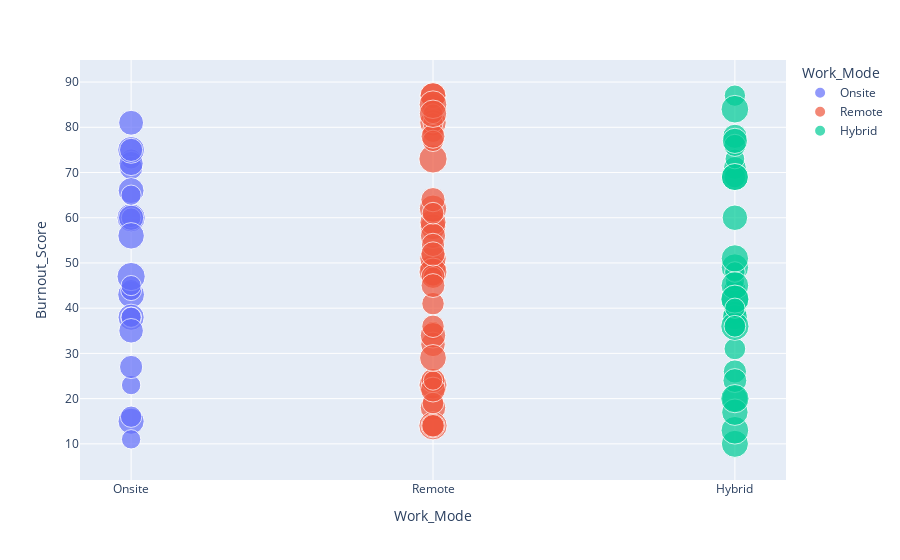

Source (notebook cell):
### Code cell
import plotly.express as px
fig = px.scatter(df, x="Work_Mode", y="Burnout_Score", color="Work_Mode", size="Age", hover_data=["Job_Role"])
fig.show()

### Figure 1 — Plotly figure (JSON) as saved in the notebook; plotly's stock layout.template omitted (floating-point values rounded to 4 significant figures)
{"data": [{"customdata": [["QA Engineer"], ["DevOps Engineer"], ["QA Engineer"], ["QA Engineer"], ["Data Scientist"], ["Data Scientist"], ["QA Engineer"], ["Data Scientist"], ["Product Manager"], ["Product Manager"], ["Developer"], ["DevOps Engineer"], ["Developer"], ["QA Engineer"], ["QA Engineer"], ["UI/UX Designer"], ["Data Scientist"], ["UI/UX Designer"], ["Developer"], ["QA Engineer"], ["DevOps Engineer"], ["UI/UX Designer"], ["UI/UX Designer"], ["DevOps Engineer"], ["DevOps Engineer"], ["Data Scientist"]], "hovertemplate": "Work_Mode=%{x}<br>Burnout_Score=%{y}<br>Age=%{marker.size}<br>Job_Role=%{customdata[0]}<extra></extra>", "legendgroup": "Onsite", "marker": {"color": "#636efa", "size": [28, 44, 25, 23, 27, 33, 33, 38, 49, 49, 36, 44, 24, 42, 28, 39, 42, 41, 33, 25, 27, 25, 43, 23, 25, 37], "sizemode": "area", "sizeref": 0.1225, "symbol": "circle"}, "mode": "markers", "name": "Onsite", "orientation": "v", "showlegend": true, "type": "scatter", "x": ["Onsite", "Onsite", "Onsite", "Onsite", "Onsite", "Onsite", "Onsite", "Onsite", "Onsite", "Onsite", "Onsite", "Onsite", "Onsite", "Onsite", "Onsite", "Onsite", "Onsite", "Onsite", "Onsite", "Onsite", "Onsite", "Onsite", "Onsite", "Onsite", "Onsite", "Onsite"], "xaxis": "x", "y": [44, 43, 73, 23, 44, 71, 27, 81, 60, 47, 72, 75, 60, 15, 16, 60, 38, 66, 75, 65, 38, 38, 56, 11, 45, 35], "yaxis": "y"}, {"customdata": [["DevOps Engineer"], ["QA Engineer"], ["QA Engineer"], ["Data Scientist"], ["QA Engineer"], ["Developer"], ["Data Scientist"], ["DevOps Engineer"], ["QA Engineer"], ["QA Engineer"], ["Developer"], ["UI/UX Designer"], ["QA Engineer"], ["DevOps Engineer"], ["Developer"], ["DevOps Engineer"], ["QA Engineer"], ["UI/UX Designer"], ["Developer"], ["DevOps Engineer"], ["Developer"], ["Data Scientist"], ["Product Manager"], ["QA Engineer"], ["QA Engineer"], ["Developer"], ["UI/UX Designer"], ["Product Manager"], ["QA Engineer"], ["Developer"], ["Developer"], ["DevOps Engineer"], ["UI/UX Designer"], ["UI/UX Designer"], ["Product Manager"], ["UI/UX Designer"], ["DevOps Engineer"], ["Product Manager"], ["Developer"], ["QA Engineer"], ["Product Manager"]], "hovertemplate": "Work_Mode=%{x}<br>Burnout_Score=%{y}<br>Age=%{marker.size}<br>Job_Role=%{customdata[0]}<extra></extra>", "legendgroup": "Remote", "marker": {"color": "#EF553B", "size": [41, 42, 40, 32, 42, 43, 49, 42, 22, 43, 48, 48, 31, 37, 36, 40, 41, 46, 28, 25, 49, 23, 36, 28, 29, 36, 24, 35, 38, 39, 29, 23, 31, 47, 33, 31, 35, 36, 35, 44, 46], "sizemode": "area", "sizeref": 0.1225, "symbol": "circle"}, "mode": "markers", "name": "Remote", "orientation": "v", "showlegend": true, "type": "scatter", "x": ["Remote", "Remote", "Remote", "Remote", "Remote", "Remote", "Remote", "Remote", "Remote", "Remote", "Remote", "Remote", "Remote", "Remote", "Remote", "Remote", "Remote", "Remote", "Remote", "Remote", "Remote", "Remote", "Remote", "Remote", "Remote", "Remote", "Remote", "Remote", "Remote", "Remote", "Remote", "Remote", "Remote", "Remote", "Remote", "Remote", "Remote", "Remote", "Remote", "Remote", "Remote"], "xaxis": "x", "y": [58, 59, 18, 85, 49, 81, 14, 87, 35, 51, 48, 23, 41, 32, 24, 34, 87, 62, 79, 81, 73, 47, 64, 77, 19, 14, 83, 47, 22, 56, 61, 24, 14, 85, 54, 36, 45, 52, 78, 29, 83], "yaxis": "y"}, {"customdata": [["UI/UX Designer"], ["Product Manager"], ["DevOps Engineer"], ["QA Engineer"], ["DevOps Engineer"], ["DevOps Engineer"], ["DevOps Engineer"], ["Developer"], ["Developer"], ["Data Scientist"], ["DevOps Engineer"], ["Developer"], ["Developer"], ["UI/UX Designer"], ["Developer"], ["Developer"], ["DevOps Engineer"], ["QA Engineer"], ["DevOps Engineer"], ["UI/UX Designer"], ["UI/UX Designer"], ["DevOps Engineer"], ["Developer"], ["Product Manager"], ["Data Scientist"], ["UI/UX Designer"], ["DevOps Engineer"], ["Developer"], ["DevOps Engineer"], ["UI/UX Designer"], ["UI/UX Designer"], ["UI/UX Designer"], ["Developer"]], "hovertemplate": "Work_Mode=%{x}<br>Burnout_Score=%{y}<br>Age=%{marker.size}<br>Job_Role=%{customdata[0]}<extra></extra>", "legendgroup": "Hybrid", "marker": {"color": "#00cc96", "size": [36, 32, 29, 28, 47, 32, 45, 29, 45, 24, 42, 45, 33, 23, 47, 46, 33, 26, 40, 30, 46, 35, 39, 47, 30, 47, 49, 49, 25, 43, 39, 29, 49], "sizemode": "area", "sizeref": 0.1225, "symbol": "circle"}, "mode": "markers", "name": "Hybrid", "orientation": "v", "showlegend": true, "type": "scatter", "x": ["Hybrid", "Hybrid", "Hybrid", "Hybrid", "Hybrid", "Hybrid", "Hybrid", "Hybrid", "Hybrid", "Hybrid", "Hybrid", "Hybrid", "Hybrid", "Hybrid", "Hybrid", "Hybrid", "Hybrid", "Hybrid", "Hybrid", "Hybrid", "Hybrid", "Hybrid", "Hybrid", "Hybrid", "Hybrid", "Hybrid", "Hybrid", "Hybrid", "Hybrid", "Hybrid", "Hybrid", "Hybrid", "Hybrid"], "xaxis": "x", "y": [78, 71, 69, 87, 84, 44, 10, 31, 69, 73, 20, 69, 39, 46, 13, 49, 26, 48, 60, 76, 51, 24, 38, 42, 36, 45, 36, 42, 40, 17, 77, 36, 20], "yaxis": "y"}], "layout": {"legend": {"itemsizing": "constant", "title": {"text": "Work_Mode"}, "tracegroupgap": 0}, "margin": {"t": 60}, "xaxis": {"anchor": "y", "categoryarray": ["Onsite", "Remote", "Hybrid"], "categoryorder": "array", "domain": [0, 1], "title": {"text": "Work_Mode"}}, "yaxis": {"anchor": "x", "domain": [0, 1], "title": {"text": "Burnout_Score"}}}}
